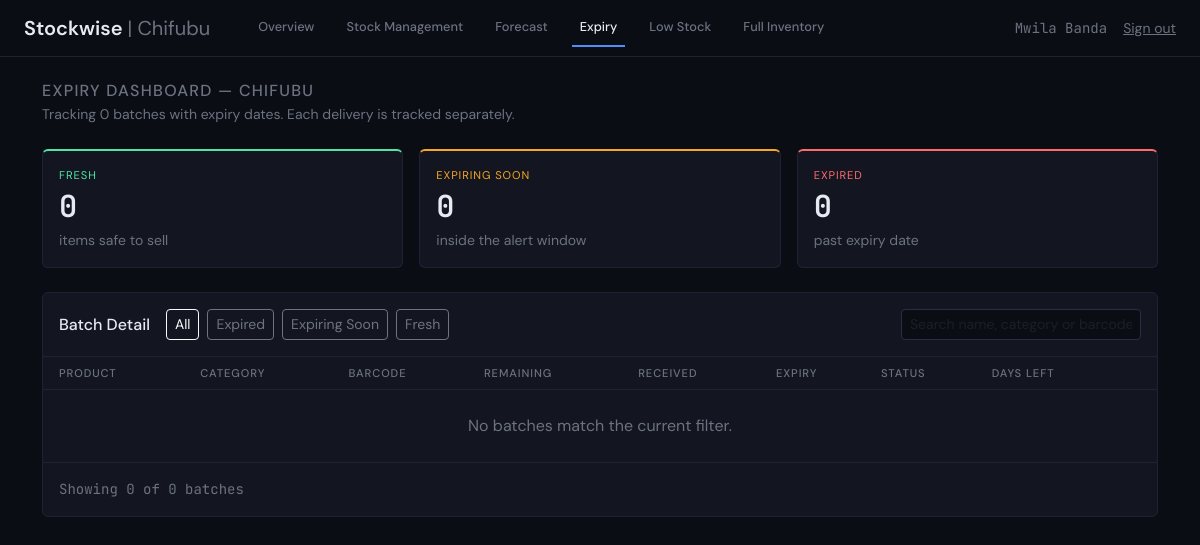
The app's page /branch_expiry.php?branch=chifubu (signed in), older data.
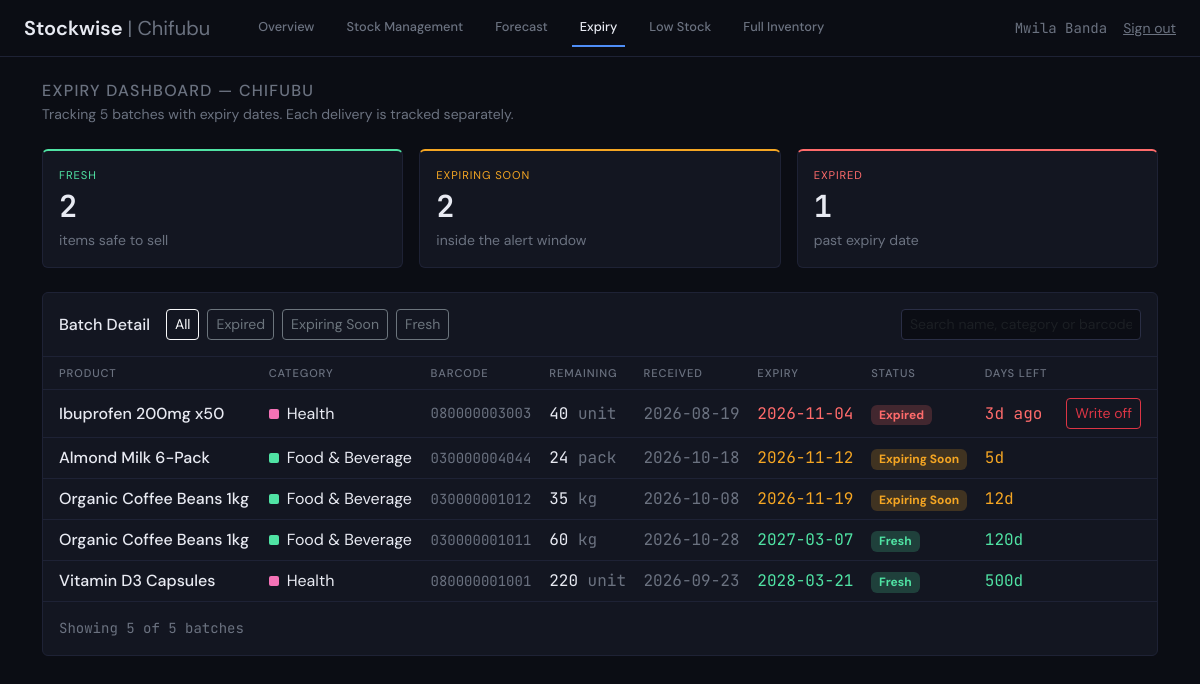
The same page, newer data.
### tables this page shows
CREATE TABLE IF NOT EXISTS branches (
    id          VARCHAR(64) PRIMARY KEY,
    company_id  INT NOT NULL,
    branch_code VARCHAR(12) NOT NULL UNIQUE,
    name        VARCHAR(120) NOT NULL,
    city        VARCHAR(120) NOT NULL,
    country     VARCHAR(8)   NOT NULL,
    manager     VARCHAR(120) NOT NULL,
    created_at  TIMESTAMP DEFAULT CURRENT_TIMESTAMP,
    FOREIGN KEY (company_id) REFERENCES companies(id) ON DELETE CASCADE
);

CREATE TABLE IF NOT EXISTS stock_batches (
    id                 INT AUTO_INCREMENT PRIMARY KEY,
    product_id         INT NOT NULL,
    quantity_received  INT NOT NULL,
    quantity_remaining INT NOT NULL,
    expiry_date        DATE NULL,
    received_date      DATE NOT NULL,
    barcode            VARCHAR(64) NOT NULL DEFAULT '',
    created_at         TIMESTAMP DEFAULT CURRENT_TIMESTAMP,
    FOREIGN KEY (product_id) REFERENCES products(id) ON DELETE CASCADE
);

CREATE TABLE IF NOT EXISTS products (
    id                 INT AUTO_INCREMENT PRIMARY KEY,
    branch_id          VARCHAR(64) NOT NULL,
    name               VARCHAR(160) NOT NULL,
    category           VARCHAR(80) NOT NULL,
    unit_of_measure    VARCHAR(20) NOT NULL DEFAULT 'unit',
    current_quantity   INT NOT NULL DEFAULT 0,
    low_stock_threshold INT NOT NULL DEFAULT 10,
    expiry_alert_days  INT NOT NULL DEFAULT 14,
    created_at         TIMESTAMP DEFAULT CURRENT_TIMESTAMP,
    FOREIGN KEY (branch_id) REFERENCES branches(id) ON DELETE CASCADE
);

### app/Helpers/functions.php (called while the page is built, shortened)
<?php
function fmt(int|float $n): string
{
    return number_format($n);
}
function e(?string $s): string
{
    return htmlspecialchars($s ?? '', ENT_QUOTES, 'UTF-8');
}
function category_color(string $category): string
{
    return CATEGORY_COLORS[$category] ?? '#6b7280';
}

### app/Config/env.php (called while the page is built, shortened)
<?php
function env(string $key, $default = null)
{
    $value = getenv($key);
    return $value === false ? $default : $value;
}

### app/Config/database.php (called while the page is built)
<?php
require_once __DIR__ . '/env.php';
function db(): PDO
{
    static $pdo = null;
    if ($pdo === null) {
        $host = env('DB_HOST', 'localhost');
        $port = env('DB_PORT', '3306');
        $name = env('DB_NAME', 'stockwise_php');
        $user = env('DB_USER', 'root');
        $pass = env('DB_PASSWORD', '');
        $dsn = "mysql:host=$host;port=$port;dbname=$name;charset=utf8mb4";
        $pdo = new PDO($dsn, $user, $pass, [
            PDO::ATTR_ERRMODE            => PDO::ERRMODE_EXCEPTION,
            PDO::ATTR_DEFAULT_FETCH_MODE => PDO::FETCH_ASSOC,
            PDO::ATTR_EMULATE_PREPARES   => false,
        ]);
    }
    return $pdo;
}

### public/branch_expiry.php (the view, shortened to what this page needs)
<?php
$branchId = $_GET['branch'] ?? '';
$user = require_branch_access($branchId);
$pdo = db();
$stmt = $pdo->prepare('SELECT * FROM branches WHERE id = ?');
$stmt->execute([$branchId]);
$branch = $stmt->fetch();
$canWriteOff = $user['role'] === 'employee';
$stmt = $pdo->prepare(
    'SELECT sb.*, p.name AS product_name, p.category, p.unit_of_measure, p.expiry_alert_days
     FROM stock_batches sb JOIN products p ON p.id = sb.product_id
     WHERE p.branch_id = ? AND sb.expiry_date IS NOT NULL AND sb.quantity_remaining > 0'
);
$stmt->execute([$branchId]);
$batches = $stmt->fetchAll();
$stats = ['fresh' => 0, 'warning' => 0, 'expired' => 0];
foreach ($batches as $b) { $stats[$b['status']]++; }
$filter = $_GET['filter'] ?? 'all';
$search = trim($_GET['q'] ?? '');
$order = ['expired' => 0, 'warning' => 1, 'fresh' => 2];
$visible = array_values(array_filter($batches, function ($b) use ($filter, $search) {
    if ($filter !== 'all' && $b['status'] !== $filter) return false;
    if ($search !== '') {
        $q = strtolower($search);
        return str_contains(strtolower($b['product_name']), $q)
            || str_contains(strtolower($b['category']), $q)
            || str_contains($b['barcode'], $search);
    }
    return true;
}));
usort($visible, fn($a, $b) => [$order[$a['status']], $a['expiry_date']] <=> [$order[$b['status']], $b['expiry_date']]);
require __DIR__ . '/../app/Views/partials/head.php';
$active = 'expiry';
require __DIR__ . '/../app/Views/partials/nav_branch.php';
$base = '?branch=' . urlencode($branchId);
?>
<div class="container-xl py-4">
  <h1 class="h6 text-faint text-uppercase mb-1" style="letter-spacing:.08em">Expiry Dashboard — <?= e($branch['name']) ?></h1>
  <p class="text-faint small mb-4">Tracking <?= count($batches) ?> batches with expiry dates. Each delivery is tracked separately.</p>
  <div class="row g-3 mb-4">
    <?php foreach (['fresh' => 'items safe to sell', 'warning' => 'inside the alert window', 'expired' => 'past expiry date'] as $s => $sub): ?>
      <div class="col-md-4">
        <a href="<?= $base ?>&filter=<?= $filter === $s ? 'all' : $s ?>" class="card-stockwise p-3 d-block text-decoration-none text-reset" style="border-top:2px solid <?= ExpiryService::COLORS[$s] ?>;<?= $filter === $s ? 'border-color:' . ExpiryService::COLORS[$s] : '' ?>">
          <div class="stat-label" style="color:<?= ExpiryService::COLORS[$s] ?>"><?= ExpiryService::LABELS[$s] ?></div>
          <div class="stat-value mono"><?= $stats[$s] ?></div>
          <div class="text-faint small"><?= $sub ?></div>
        </a>
      </div>
    <?php endforeach; ?>
  </div>
  <div class="card-stockwise">
    <div class="p-3 d-flex flex-wrap align-items-center gap-2 border-bottom" style="border-color:var(--border)!important">
      <h2 class="h6 mb-0 me-2">Batch Detail</h2>
      <?php foreach (['all' => 'All', 'expired' => 'Expired', 'warning' => 'Expiring Soon', 'fresh' => 'Fresh'] as $f => $label): ?>
        <a href="<?= $base ?>&filter=<?= $f ?>&q=<?= urlencode($search) ?>" class="btn btn-sm <?= $filter === $f ? 'btn-outline-light' : 'btn-outline-secondary' ?>"><?= $label ?></a>
      <?php endforeach; ?>
      <form method="get" class="ms-auto">
        <input type="text" name="q" value="<?= e($search) ?>" class="form-control form-control-sm" style="width:240px" placeholder="Search name, category or barcode…">
      </form>
    </div>
    <table class="table table-stockwise table-hover mb-0 align-middle">
      <thead><tr><th class="ps-3">Product</th><th>Category</th><th>Barcode</th><th>Remaining</th><th>Received</th><th>Expiry</th><th>Status</th><th>Days Left</th><?php if ($canWriteOff): ?><th></th><?php endif; ?></tr></thead>
      <tbody>
        <?php foreach ($visible as $b): $color = ExpiryService::COLORS[$b['status']];
          $d = $b['days']; $daysLabel = $d < 0 ? abs($d) . 'd ago' : ($d === 0 ? 'Today' : $d . 'd'); ?>
          <tr>
            <td class="ps-3 fw-medium"><?= e($b['product_name']) ?></td>
            <td><span class="dot me-2" style="background:<?= category_color($b['category']) ?>"></span><?= e($b['category']) ?></td>
            <td class="mono text-faint small"><?= e($b['barcode']) ?: '—' ?></td>
            <td class="mono"><?= fmt($b['quantity_remaining']) ?> <span class="text-faint"><?= e($b['unit_of_measure']) ?></span></td>
            <td class="mono text-faint"><?= e($b['received_date']) ?></td>
            <td class="mono" style="color:<?= $color ?>"><?= e($b['expiry_date']) ?></td>
            <td><span class="badge badge-<?= $b['status'] ?>"><?= ExpiryService::LABELS[$b['status']] ?></span></td>
            <td class="mono" style="color:<?= $color ?>"><?= $daysLabel ?></td>
            <?php if ($canWriteOff): ?>
              <td class="text-end pe-3">
                <?php if ($b['status'] === 'expired'): ?>
                  <form method="post" class="d-inline" onsubmit="return confirm('Write off <?= (int)$b['quantity_remaining'] ?> expired unit(s) of <?= e($b['product_name']) ?>?');">
                    <button type="submit" class="btn btn-sm btn-outline-danger">Write off</button>
                  </form>
                <?php endif; ?>
              </td>
            <?php endif; ?>
          </tr>
        <?php endforeach; ?>
        <?php if (!$visible): ?><tr><td colspan="<?= $canWriteOff ? 9 : 8 ?>" class="text-center text-faint py-4">No batches match the current filter.</td></tr><?php endif; ?>
      </tbody>
    </table>
    <div class="p-3 mono small text-faint">Showing <?= count($visible) ?> of <?= count($batches) ?> batches</div>
  </div>
</div>
<?php require __DIR__ . '/../app/Views/partials/foot.php'; ?>

### app/Views/partials/head.php (shortened to what this page needs)
<!DOCTYPE html>
<html lang="en">
<head>
<link href="/assets/vendor/bootstrap/bootstrap.min.css" rel="stylesheet">
<link href="/assets/css/style.css" rel="stylesheet">
</head>
<body>

### app/Views/partials/nav_branch.php (shortened to what this page needs)
<?php
$base = '/branch.php?branch=' . urlencode($branch['id']);
$isManager = $user['role'] === 'manager';
?>
<nav class="navbar navbar-expand-lg navbar-stockwise px-4">
  <a class="navbar-brand" href="<?= $base ?>">Stockwise <span class="text-faint fw-normal">| <?= e($branch['name']) ?></span></a>
  <div class="navbar-nav flex-row gap-3 ms-4 flex-wrap">
    <a class="nav-link <?= $active === 'overview' ? 'active' : '' ?>" href="<?= $base ?>">Overview</a>
    <?php if ($isManager): ?>
      <a class="nav-link <?= $active === 'trends' ? 'active' : '' ?>" href="/branch_trends.php?branch=<?= urlencode($branch['id']) ?>">Trends</a>
    <?php else: ?>
      <a class="nav-link <?= $active === 'stock' ? 'active' : '' ?>" href="/branch_stock.php?branch=<?= urlencode($branch['id']) ?>">Stock Management</a>
    <?php endif; ?>
    <a class="nav-link <?= $active === 'forecast' ? 'active' : '' ?>" href="/branch_forecast.php?branch=<?= urlencode($branch['id']) ?>">Forecast</a>
    <a class="nav-link <?= $active === 'expiry' ? 'active' : '' ?>" href="/branch_expiry.php?branch=<?= urlencode($branch['id']) ?>">Expiry</a>
    <a class="nav-link <?= $active === 'alerts' ? 'active' : '' ?>" href="/branch_alerts.php?branch=<?= urlencode($branch['id']) ?>">Low Stock</a>
    <a class="nav-link <?= $active === 'inventory' ? 'active' : '' ?>" href="/branch_inventory.php?branch=<?= urlencode($branch['id']) ?>">Full Inventory</a>
  </div>
  <div class="ms-auto d-flex align-items-center gap-3">
    <span class="mono text-faint small"><?= e($user['name']) ?></span>
    <a href="/logout.php" class="text-faint small">Sign out</a>
  </div>
</nav>

### app/Views/partials/foot.php (shortened to what this page needs)
</body>
</html>

### public/assets/css/style.css (style rules this page uses)
:root { --bg: #0b0d14; --panel: #131621; --border: #1e2235; --border-2: #2a2e45; --text: #e8eaf2; --text-dim: #9ca3af; --text-faint: #6b7280; --blue: #4F8EF7; --green: #50E3A4; --orange: #F5A623; --red: #FF6B6B; }
body { background: var(--bg); color: var(--text); font-family: 'DM Sans', sans-serif; }
.mono { font-family: 'JetBrains Mono', monospace; }
.navbar-stockwise { background: var(--bg); border-bottom: 1px solid var(--border); }
.navbar-stockwise .nav-link { color: var(--text-faint); font-size: .8rem; font-weight: 500; border-bottom: 2px solid transparent; }
.navbar-stockwise .nav-link.active { color: var(--text); border-bottom-color: var(--blue); }
.navbar-stockwise .navbar-brand { color: var(--text); font-weight: 600; }
.card-stockwise { background: var(--panel); border: 1px solid var(--border); border-radius: 6px; }
.stat-label { font-size: .7rem; letter-spacing: .08em; text-transform: uppercase; color: var(--text-faint); }
.stat-value { font-size: 1.9rem; font-weight: 600; }
.table-stockwise { --bs-table-bg: var(--panel); --bs-table-color: var(--text); --bs-table-border-color: var(--border); }
.table-stockwise th { font-size: .7rem; letter-spacing: .08em; text-transform: uppercase; color: var(--text-faint); font-weight: 500; }
.form-control, .form-select { background: var(--bg); border: 1px solid var(--border-2); color: var(--text); }
.badge-fresh { background: color-mix(in srgb, var(--green) 20%, transparent); color: var(--green); }
.badge-warning { background: color-mix(in srgb, var(--orange) 20%, transparent); color: var(--orange); }
.badge-expired { background: color-mix(in srgb, var(--red) 20%, transparent); color: var(--red); }
.dot { display:inline-block; width:10px; height:10px; border-radius:2px; }
a { color: var(--blue); }
.text-faint { color: var(--text-faint) !important; }

Row changes from the older to the newer data that the page shows:
added stock_batches: product.name "Ibuprofen 200mg x50", product.category "Health", barcode "080000003003", quantity_remaining "40", product.unit_of_measure "unit", received_date "2026-08-19", expiry_date "2026-11-04", status "Expired", daysLabel "3d ago"
added stock_batches: product.name "Almond Milk 6-Pack", product.category "Food & Beverage", barcode "030000004044", quantity_remaining "24", product.unit_of_measure "pack", received_date "2026-10-18", expiry_date "2026-11-12", status "Expiring Soon", product "5d"
added stock_batches: product.name "Organic Coffee Beans 1kg", product.category "Food & Beverage", barcode "030000001012", quantity_remaining "35", product.unit_of_measure "kg", received_date "2026-10-08", expiry_date "2026-11-19", status "Expiring Soon", daysLabel "12d"
added stock_batches: product.name "Organic Coffee Beans 1kg", product.category "Food & Beverage", barcode "030000001011", quantity_remaining "60", product.unit_of_measure "kg", received_date "2026-10-28", expiry_date "2027-03-07", status "Fresh", daysLabel "120d"
added stock_batches: product.name "Vitamin D3 Capsules", product.category "Health", barcode "080000001001", quantity_remaining "220", product.unit_of_measure "unit", received_date "2026-09-23", expiry_date "2028-03-21", status "Fresh", daysLabel "500d"
Text that changed along with them:
count($batches): "0" → "5"
count($visible): "0" → "5"
new list line: "FRESH 2 items safe to sell"
new list line: "EXPIRING SOON 2 inside the alert window"
new list line: "EXPIRED 1 past expiry date"
list line gone: "FRESH 0 items safe to sell"
list line gone: "EXPIRING SOON 0 inside the alert window"
list line gone: "EXPIRED 0 past expiry date"
text no longer shown: "No batches match the current filter."
